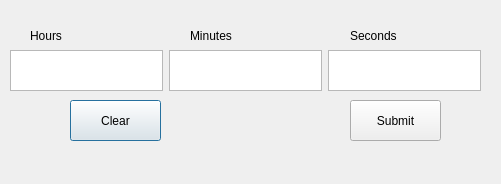
<?xml version="1.0" encoding="UTF-8"?>
<ui version="4.0">
 <class>Dialog</class>
 <widget class="QDialog" name="Dialog">
  <property name="geometry">
   <rect>
    <x>0</x>
    <y>0</y>
    <width>501</width>
    <height>184</height>
   </rect>
  </property>
  <property name="windowTitle">
   <string>Dialog</string>
  </property>
  <widget class="QWidget" name="horizontalLayoutWidget">
   <property name="geometry">
    <rect>
     <x>10</x>
     <y>50</y>
     <width>471</width>
     <height>41</height>
    </rect>
   </property>
   <layout class="QHBoxLayout" name="horizontalLayout">
    <item>
     <widget class="QTextEdit" name="hours_label"/>
    </item>
    <item>
     <widget class="QTextEdit" name="minutes_input"/>
    </item>
    <item>
     <widget class="QTextEdit" name="seconds_input"/>
    </item>
   </layout>
  </widget>
  <widget class="QPushButton" name="clear_btn">
   <property name="geometry">
    <rect>
     <x>70</x>
     <y>100</y>
     <width>91</width>
     <height>41</height>
    </rect>
   </property>
   <property name="text">
    <string>Clear</string>
   </property>
  </widget>
  <widget class="QPushButton" name="submit_btn">
   <property name="geometry">
    <rect>
     <x>350</x>
     <y>100</y>
     <width>91</width>
     <height>41</height>
    </rect>
   </property>
   <property name="text">
    <string>Submit</string>
   </property>
  </widget>
  <widget class="QLabel" name="minutes_label">
   <property name="geometry">
    <rect>
     <x>190</x>
     <y>20</y>
     <width>91</width>
     <height>31</height>
    </rect>
   </property>
   <property name="text">
    <string>Minutes</string>
   </property>
  </widget>
  <widget class="QLabel" name="seconds_label">
   <property name="geometry">
    <rect>
     <x>350</x>
     <y>20</y>
     <width>91</width>
     <height>31</height>
    </rect>
   </property>
   <property name="text">
    <string>Seconds</string>
   </property>
  </widget>
  <widget class="QLabel" name="hours_label_2">
   <property name="geometry">
    <rect>
     <x>30</x>
     <y>20</y>
     <width>81</width>
     <height>31</height>
    </rect>
   </property>
   <property name="text">
    <string>Hours</string>
   </property>
  </widget>
 </widget>
 <resources/>
 <connections/>
</ui>
